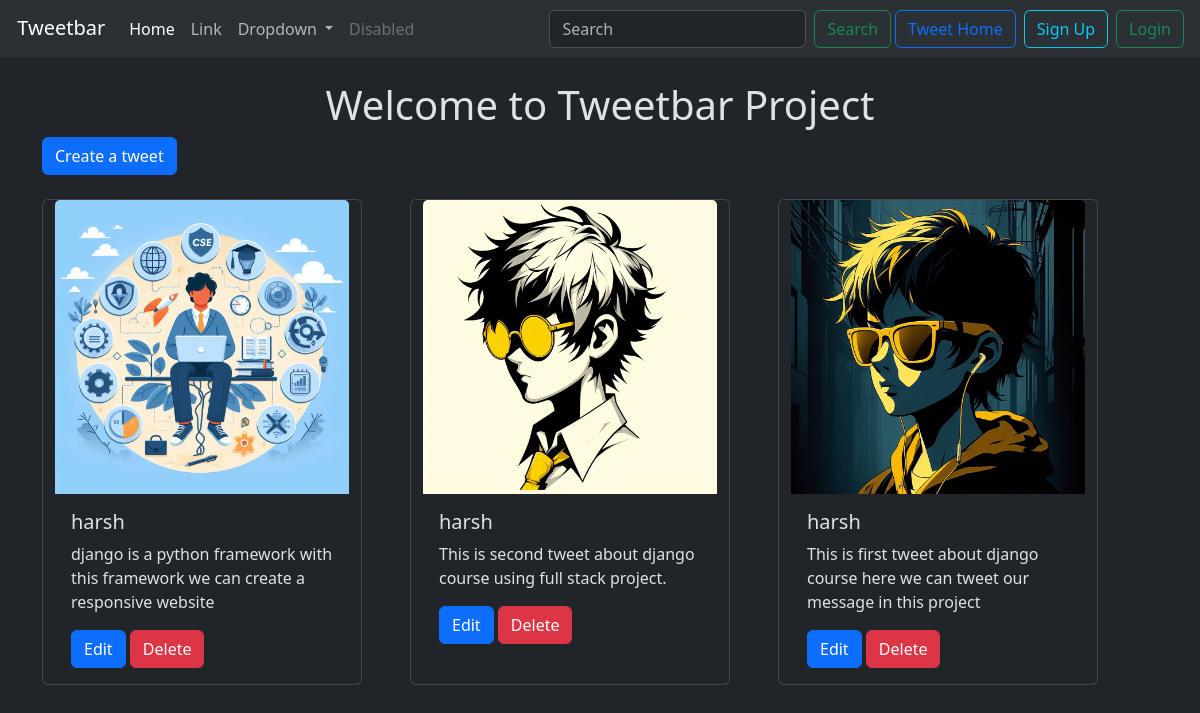
Screenshot of /tweet/ with the database file from the repository.
### tweet/models.py (models this page shows)
class Tweet(models.Model):
    user = models.ForeignKey(User, on_delete=models.CASCADE)
    text = models.TextField()
    photo = models.ImageField(upload_to='tweets/photos/', blank=True, null=True)
    created_at = models.DateTimeField(auto_now_add=True)
    updated_at = models.DateTimeField(auto_now=True)

### tweet/views.py (the view)
# urls.py: path("", views.tweet_list, name='tweet_list'),
def tweet_list(request):
    tweets = Tweet.objects.all().order_by('-created_at')
    return render(request, "tweet_list.html", {"tweets": tweets})

### tweet/templates/tweet_list.html (shortened to what this page needs)
{% extends "layout.html" %}
{% block content %}
    <h1 class='text-center mt-4'>Welcome to Tweetbar Project</h1>
<a class="btn btn-primary mb-4" href="{% url 'tweet_create' %}">Create a tweet</a>
<div class="container row gap-5">
    {% for tweet in tweets%}
    <div class="card" style="width: 20rem;">
    <img src="{{tweet.photo.url}}" class="card-img-top" alt="...">
        <div class="card-body">
            <h5 class="card-title">{{tweet.user.username}}</h5>
            <p class="card-text">{{tweet.text}}</p>
            <a href="{% url 'tweet_edit' tweet.id %}" class="btn btn-primary">Edit</a>
            <a href="{% url 'tweet_delete' tweet.id %}" class="btn btn-danger">Delete</a>
        </div>
    </div>
    {% endfor %}
</div>
{% endblock %}

### rows the page displays
Tweet: photo (picture), user.username "harsh", text "django is a python framework with this framework we can create a responsive website"
Tweet: photo (picture), user.username "harsh", text "This is second tweet about django course using full stack project."
Tweet: photo (picture), user.username "harsh", text "This is first tweet about django course here we can tweet our message in this project"
